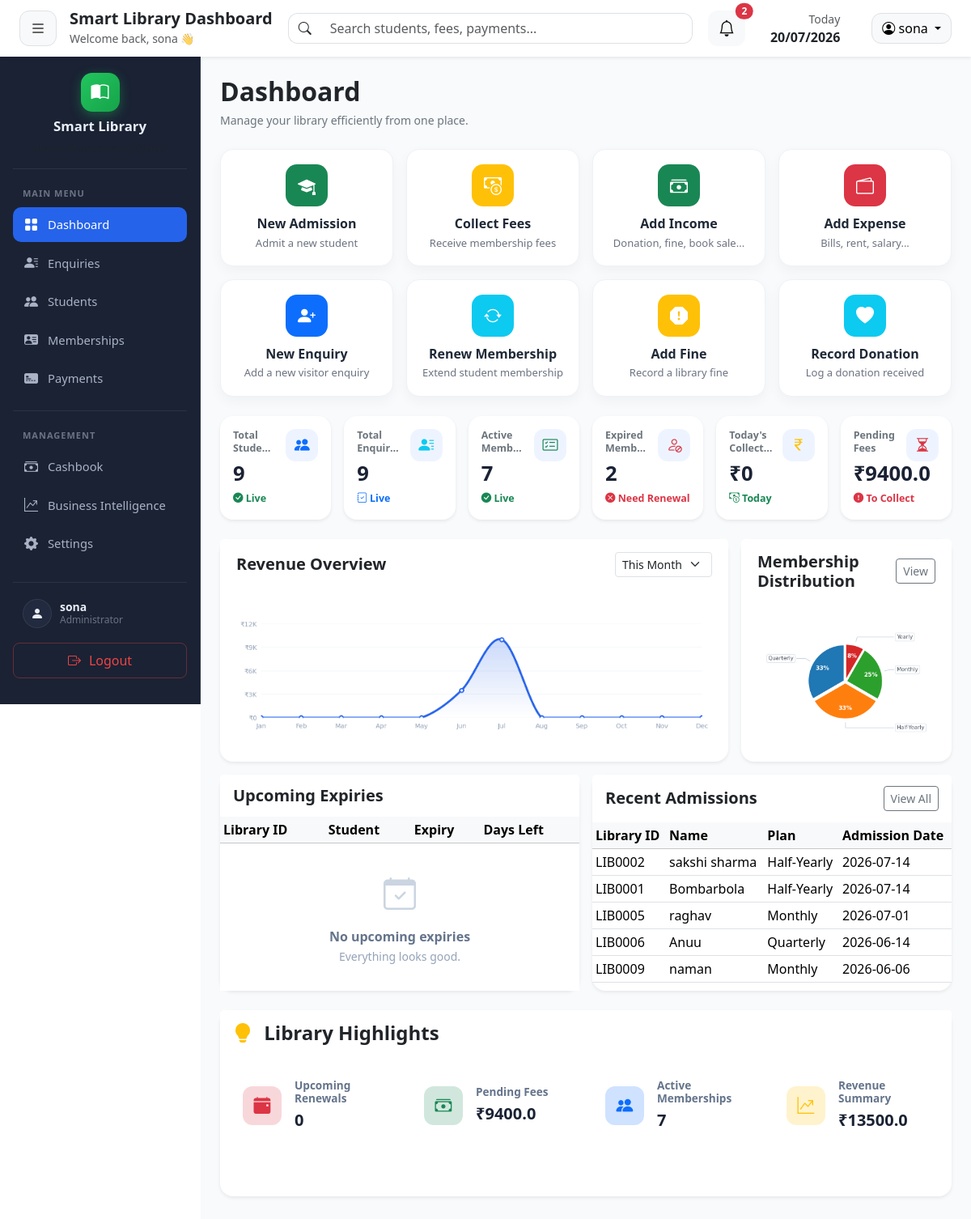
The page /dashboard (signed in) on the database its author committed.
### tables this page shows
CREATE TABLE memberships (
    membership_id INTEGER PRIMARY KEY AUTOINCREMENT,
    student_id INTEGER NOT NULL,
    plan_name TEXT NOT NULL,
    joining_date DATE NOT NULL,
    duration_days INTEGER ,
    end_date DATE NOT NULL,
    total_fee REAL NOT NULL,
    paid_amount REAL DEFAULT 0,
    pending_amount REAL DEFAULT 0,
    remarks TEXT,
    membership_status TEXT DEFAULT 'Active',

    created_at TIMESTAMP DEFAULT CURRENT_TIMESTAMP,

    FOREIGN KEY(student_id)
    REFERENCES students(student_id)
);

CREATE TABLE "students" (
                student_id  INTEGER PRIMARY KEY AUTOINCREMENT,
                admin_id    INTEGER NOT NULL DEFAULT 1,
                enquiry_id  INTEGER,
                full_name   TEXT NOT NULL,
                mobile      TEXT NOT NULL,
                address     TEXT,
                id_proof    TEXT,
                purpose     TEXT,
                shift       TEXT,
                join_date   DATE,
                status      TEXT DEFAULT 'Active',
                created_at  TIMESTAMP DEFAULT CURRENT_TIMESTAMP,
                UNIQUE(mobile, admin_id)
            );

### routes/dashboard.py (the view)
@dashboard_bp.route("/dashboard")
def dashboard():
    if "admin_id" not in session:
        return redirect("/")
    admin_id = session["admin_id"]
    generate_revenue_chart(admin_id)
    generate_membership_chart(admin_id)
    conn = get_connection()
    cursor = conn.cursor()
    cursor.execute("""
        SELECT COUNT(*) AS total
        FROM students
        WHERE status = 'Active' AND admin_id = ?
    """, (admin_id,))
    total_students = cursor.fetchone()["total"]
    cursor.execute("""
        SELECT COUNT(*) AS total
        FROM enquiries
        WHERE admin_id = ?
    """, (admin_id,))
    total_enquiries = cursor.fetchone()["total"]
    cursor.execute("""
        SELECT COUNT(DISTINCT m.student_id) AS total
        FROM memberships m
        JOIN students s ON m.student_id = s.student_id
        WHERE m.membership_status = 'Active'
        AND m.end_date >= DATE('now')
        AND s.admin_id = ?
    """, (admin_id,))
    active_memberships = cursor.fetchone()["total"]
    cursor.execute("""
        SELECT COUNT(DISTINCT m.student_id) AS total
        FROM memberships m
        JOIN students s ON m.student_id = s.student_id
        WHERE m.end_date < DATE('now')
        AND m.membership_status = 'Active'
        AND s.admin_id = ?
    """, (admin_id,))
    expired_memberships = cursor.fetchone()["total"]
    cursor.execute("""
        SELECT IFNULL(SUM(p.amount_paid), 0) AS revenue
        FROM payments p
        JOIN students s ON p.student_id = s.student_id
        WHERE s.admin_id = ?
    """, (admin_id,))
    total_revenue = cursor.fetchone()["revenue"]
    cursor.execute("""
        SELECT IFNULL(SUM(m.pending_amount), 0) AS pending
        FROM memberships m
        JOIN students s ON m.student_id = s.student_id
        WHERE s.admin_id = ?
    """, (admin_id,))
    pending_amount = cursor.fetchone()["pending"]
    cursor.execute("""
        SELECT IFNULL(SUM(p.amount_paid), 0) AS today
        FROM payments p
        JOIN students s ON p.student_id = s.student_id
        WHERE p.payment_date = DATE('now')
        AND s.admin_id = ?
    """, (admin_id,))
    today_collection = cursor.fetchone()["today"]
    cursor.execute("""
        SELECT
            s.student_id,
            s.full_name,
            m.end_date,
            CAST(julianday(m.end_date) - julianday(DATE('now')) AS INTEGER) AS days_left
        FROM memberships m
        JOIN students s ON m.student_id = s.student_id
        WHERE s.admin_id = ?
        AND m.membership_status = 'Active'
        AND m.end_date >= DATE('now')
        AND m.end_date <= DATE('now', '+7 days')
        ORDER BY m.end_date ASC
    """, (admin_id,))
    expiry_rows = cursor.fetchall()
    expiries = [
        {
            "library_id": "LIB{:04d}".format(row["student_id"]),
            "student_name": row["full_name"],
            "end_date": row["end_date"],
            "days_left": row["days_left"]
        }
        for row in expiry_rows[:5]
    ]
    expiries_total = len(expiry_rows)
    cursor.execute("""
        SELECT
            s.student_id,
            s.full_name,
            s.join_date,
            m.plan_name
        FROM students s
        LEFT JOIN memberships m ON m.membership_id = (
            SELECT membership_id
            FROM memberships
            WHERE student_id = s.student_id
            ORDER BY membership_id DESC
            LIMIT 1
        )
        WHERE s.admin_id = ?
        ORDER BY s.join_date DESC, s.student_id DESC
        LIMIT 5
    """, (admin_id,))
    admission_rows = cursor.fetchall()
    admissions = [
        {
            "library_id": "LIB{:04d}".format(row["student_id"]),
            "student_name": row["full_name"],
            "plan": row["plan_name"] or "--",
            "admission_date": row["join_date"]
        }
        for row in admission_rows
    ]
    conn.close()
    return render_template(
        "dashboard/index.html",
        total_students=total_students,
        total_enquiries=total_enquiries,
        active_memberships=active_memberships,
        expired_memberships=expired_memberships,
        total_revenue=total_revenue,
        pending_amount=pending_amount,
        today_collection=today_collection,
        expiries=expiries,
        expiries_total=expiries_total,
        upcoming_renewals=expiries_total,
        admissions=admissions,
        manual_income_categories=MANUAL_INCOME_CATEGORIES,
        manual_expense_categories=MANUAL_EXPENSE_CATEGORIES,
        payment_methods=PAYMENT_METHODS
    )

### database/db.py (called while the page is built)
def get_connection():
    connection = sqlite3.connect(DATABASE_PATH)
    connection.row_factory = sqlite3.Row
    return connection

### utils/charts.py (called while the page is built)
def _format_currency_short(value, _pos=None):
    value = round(value)
    if abs(value) >= 1000:
        thousands = value / 1000
        if thousands == int(thousands):
            return f"₹{int(thousands)}K"
        return f"₹{thousands:.1f}K"
    return f"₹{int(value)}"

### templates/dashboard/index.html (shortened to what this page needs)
{% extends "layouts/base.html" %}
{% block content %}
{% include "components/dashboard_header.html" %}
{% include "components/quick_actions.html" %}
<div class="row g-3 mb-4">
    {% with
    title="Total Students",
    value=total_students,
    trend="Live",
    trend_color="text-success",
    trend_icon="bi-check-circle-fill",
    icon="bi bi-people-fill text-primary"
    %}
    {% include "components/stat_card.html" %}
    {% endwith %}
    {% with
    title="Total Enquiries",
    value=total_enquiries,
    trend="Live",
    trend_color="text-primary",
    trend_icon="bi-journal-check",
    icon="bi bi-person-lines-fill text-info"
    %}
    {% include "components/stat_card.html" %}
    {% endwith %}
    {% with
    title="Active Memberships",
    value=active_memberships,
    trend="Live",
    trend_color="text-success",
    trend_icon="bi-check-circle-fill",
    icon="bi bi-card-checklist text-success"
    %}
    {% include "components/stat_card.html" %}
    {% endwith %}
    {% with
    title="Expired Memberships",
    value=expired_memberships,
    trend="Need Renewal",
    trend_color="text-danger",
    trend_icon="bi-x-circle-fill",
    icon="bi bi-person-slash text-danger"
    %}
    {% include "components/stat_card.html" %}
    {% endwith %}
    {% with
    title="Today's Collection",
    value="₹" ~ today_collection,
    trend="Today",
    trend_color="text-success",
    trend_icon="bi-cash-coin",
    icon="bi bi-currency-rupee text-warning"
    %}
    {% include "components/stat_card.html" %}
    {% endwith %}
    {% with
    title="Pending Fees",
    value="₹" ~ pending_amount,
    trend="To Collect",
    trend_color="text-danger",
    trend_icon="bi-exclamation-circle-fill",
    icon="bi bi-hourglass-split text-danger"
    %}
    {% include "components/stat_card.html" %}
    {% endwith %}
</div>
<div class="row g-3 mb-3 charts-row">
    {% include "components/revenue_chart.html" %}
    {% include "components/membership_chart.html" %}
</div>
<div class="row g-3 mb-4">
    {% include "components/expiry_table.html" %}
    {% include "components/recent_admissions.html" %}
</div>
<div class="row g-3">
    {% include "components/library_insights.html" %}
</div>
{% endblock %}

### templates/components/recent_admissions.html (shortened to what this page needs)
<div class="col-lg-6 fade-up">
    <div class="card dashboard-card border-0 shadow-sm rounded-4 h-100">
        <div class="card-header bg-white border-0 d-flex justify-content-between align-items-center">
            <h5 class="fw-bold mb-0">
                Recent Admissions
            </h5>
            <a href="{{ url_for('student.index') }}" class="btn btn-sm btn-outline-secondary">
                View All
            </a>
        </div>
        <div class="card-body p-0">
            <div class="table-responsive">
            <table class="table table-sm table-hover align-middle mb-0">
                <thead class="table-light">
                    <tr>
                        <th>Library ID</th>
                        <th>Name</th>
                        <th>Plan</th>
                        <th>Admission Date</th>
                    </tr>
                </thead>
                <tbody>
                    {% if admissions %}
                    {% for admission in admissions %}
                    <tr>
                        <td>{{ admission.library_id }}</td>
                        <td>{{ admission.student_name }}</td>
                        <td>{{ admission.plan }}</td>
                        <td>{{ admission.admission_date }}</td>
                    </tr>
                    {% endfor %}
                    {% endif %}
                </tbody>
            </table>
            </div>
        </div>
    </div>
</div>

### static/css/style.css (style rules this page uses)
.dashboard-card { min-height:230px; transition:.25s; border-radius: 16px; }
.dashboard-card .card-header { padding:14px 16px; }
.dashboard-card .card-body { padding:16px; }
.dashboard-card .card-body.p-0 { padding:0; }
.fade-up { animation:fadeUp .6s ease; }

### rows shown on the page
memberships: library_id "LIB0002", student_name "sakshi sharma", plan "Half-Yearly", admission_date "2026-07-14"
memberships: library_id "LIB0001", student_name "Bombarbola", plan "Half-Yearly", admission_date "2026-07-14"
memberships: library_id "LIB0005", student_name "raghav", plan "Monthly", admission_date "2026-07-01"
memberships: library_id "LIB0006", student_name "Anuu", plan "Quarterly", admission_date "2026-06-14"
memberships: library_id "LIB0009", student_name "naman", plan "Monthly", admission_date "2026-06-06"

### other values the page prints
{{ session.get('username', 'Admin') }} "sona"
{{ counts.total }} "2"
{{ value }} "9 9 7 2 ₹0 ₹9400.0"
{{ trend }} "Live Live Live Need Renewal Today To Collect"
{{ title }} "Pending Fees"
{{ upcoming_renewals if upcoming_renewals is defined else "--" }} "0"
{{ "₹" ~ pending_amount if pending_amount is defined else "--" }} "₹9400.0"
{{ active_memberships if active_memberships is defined else "--" }} "7"
{{ "₹" ~ total_revenue if total_revenue is defined else "--" }} "₹13500.0"
